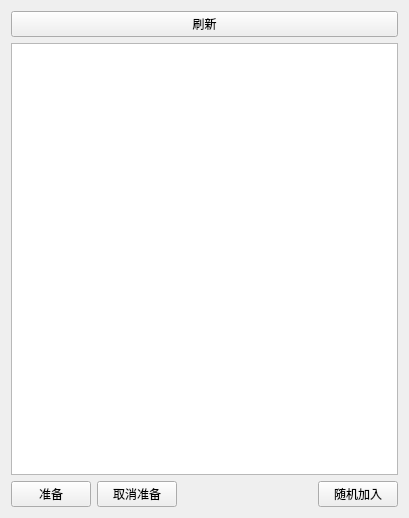
<?xml version="1.0" encoding="UTF-8"?>
<ui version="4.0">
 <class>cLobby</class>
 <widget class="QWidget" name="cLobby">
  <property name="geometry">
   <rect>
    <x>0</x>
    <y>0</y>
    <width>409</width>
    <height>518</height>
   </rect>
  </property>
  <property name="windowTitle">
   <string>Form</string>
  </property>
  <layout class="QGridLayout" name="gridLayout">
   <item row="0" column="0">
    <layout class="QVBoxLayout" name="verticalLayout">
     <item>
      <widget class="QPushButton" name="pushButton_3">
       <property name="text">
        <string>刷新</string>
       </property>
      </widget>
     </item>
     <item>
      <widget class="QListWidget" name="listWidget"/>
     </item>
     <item>
      <layout class="QHBoxLayout" name="horizontalLayout">
       <item>
        <widget class="QPushButton" name="pushButton">
         <property name="text">
          <string>准备</string>
         </property>
        </widget>
       </item>
       <item>
        <widget class="QPushButton" name="pushButton_4">
         <property name="text">
          <string>取消准备</string>
         </property>
        </widget>
       </item>
       <item>
        <spacer name="horizontalSpacer">
         <property name="orientation">
          <enum>Qt::Horizontal</enum>
         </property>
         <property name="sizeHint" stdset="0">
          <size>
           <width>40</width>
           <height>20</height>
          </size>
         </property>
        </spacer>
       </item>
       <item>
        <widget class="QPushButton" name="pushButton_2">
         <property name="text">
          <string>随机加入</string>
         </property>
        </widget>
       </item>
      </layout>
     </item>
    </layout>
   </item>
  </layout>
 </widget>
 <resources/>
 <connections/>
</ui>
